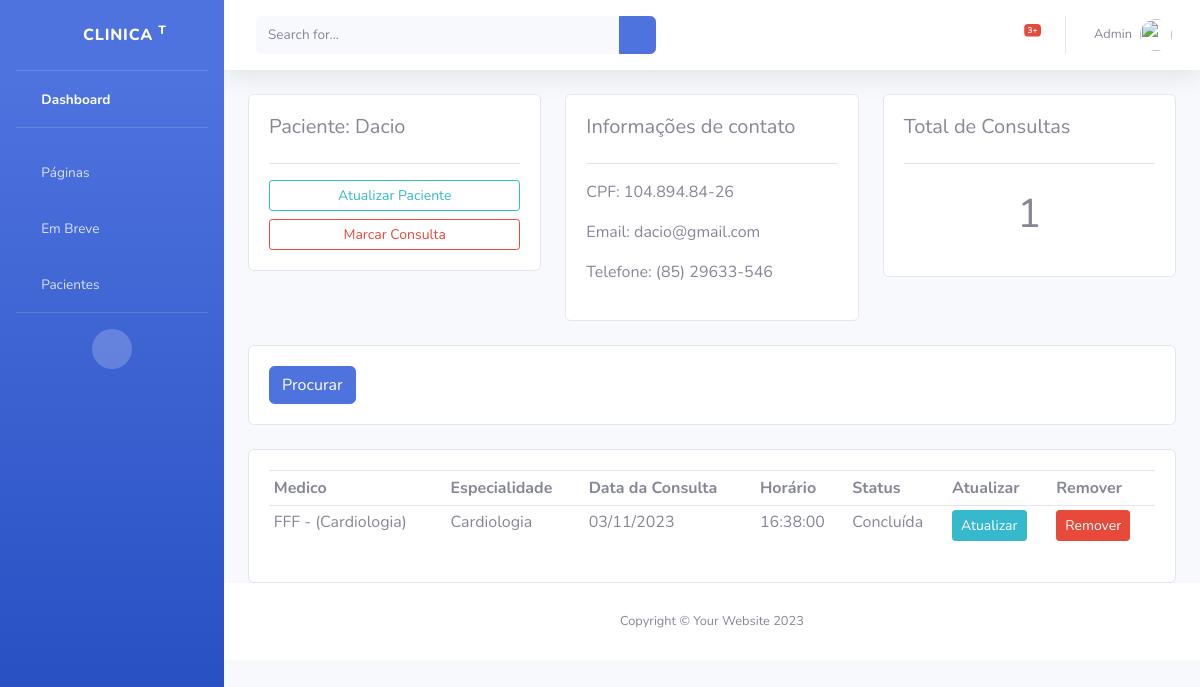
/pacientes/Dacio/ (signed in), run on the app's committed database.
### base/models.py (models this page shows, shortened)
class Paciente(models.Model):
    nome = models.CharField(max_length=200, null=True)
    cpf = CPFField(max_length=14, unique=True)
    telefone = models.CharField(max_length=11, null=True)
    email = models.EmailField(max_length=200, null=True)
    data_criacao = models.DateTimeField(auto_now_add=True, null=True)
    def cpf_formatado(self):
        return f"{self.cpf[:3]}.{self.cpf[3:6]}.{self.cpf[7:9]}-{self.cpf[9:]}"
    def telefone_formatado(self):
        return f"({self.telefone[:2]}) {self.telefone[2:7]}-{self.telefone[7:11]}"

class Consulta(models.Model):
    STATUS = (
                ('Concluída', 'Conluída'),
                ('Aguardando Confirmação', 'Aguardando Confirmação'),
                ('Aguardando Exames', 'Aguardando Exames'),
                ('Confirmada', 'Confirmada'),
                ('Cancelada', 'Cancelada'),
    )
    paciente = models.ForeignKey(Paciente, null=True, on_delete=models.SET_NULL)
    medico = models.ForeignKey(Medico, null=True, on_delete=models.SET_NULL)
    data_criacao = models.DateTimeField(auto_now_add=True, null=True)
    dia = models.DateField(null=True)
    hora = models.TimeField(null=True)
    status = models.CharField(max_length=200, null=True, choices=STATUS)

class Medico(models.Model):
    ESPECIALIDADES = (('Cardiologia', 'Cardiologia'),
                     ('Psiquiatria', 'Psiquiatria'),
                     ('Endocrinologia', 'Endocrinologia'),
                     ('Dermatologia', 'Dermatologia'),
                     )
    nome = models.CharField(max_length=200, null=True)
    telefone = models.CharField(max_length=200, null=True)
    email = models.CharField(max_length=200, null=True)
    crm = models.CharField(max_length=20, null=True)
    data_criacao = models.DateTimeField(auto_now_add=True, null=True)
    especialidade = models.CharField(max_length=200, null=True, choices=ESPECIALIDADES)
    def __str__(self):
        return f'{self.nome} - ({self.especialidade})'

### base/views.py (the view)
# urls.py: path('pacientes/<str:nome>/', views.pacientes, name='paciente'),
@login_required(login_url='login')
def pacientes(request, nome):
    pacientes = Paciente.objects.get(nome=nome)
    consultas = pacientes.consulta_set.all()
    total_consultas = consultas.count()
    context = {'pacientes': pacientes, 'consultas':consultas, 'total_consultas': total_consultas}
    return render(request, 'pacientes.html', context)

### base/templates/pacientes.html
{% extends 'main.html' %}
{% block content %}
<div class="container-fluid">
    <div class="row">
        <div class="col-md">
            <div class="card card-body">
                <h5>Paciente: {{pacientes.nome}}</h5>
                <hr>
                <a class="btn btn-outline-info btn-sm btn-block" href="{% url 'att-paciente' pacientes.nome %}">Atualizar Paciente</a>
                <a class="btn btn-outline-danger btn-sm btn-block" href="{% url 'marcar-consulta' pacientes.nome %}">Marcar Consulta</a>
            </div>
        </div>
        <div class="col-md">
            <div class="card card-body">
                <h5>Informações de contato</h5>
                <hr>
                <p>CPF: {{pacientes.cpf_formatado}} </p>
                <p>Email: {{pacientes.email}} </p>
                <p>Telefone: {{pacientes.telefone_formatado}}</p>
            </div>
        </div>
        <div class="col-md">
            <div class="card card-body">
                <h5>Total de Consultas</h5>
                <hr>
                <h1 style="text-align: center; padding: 10px;">{{total_consultas}}</h1>
            </div>
        </div>
    </div>
    <br>
    <div class="row">
        <div class="col">
            <div class="card card-body">
                <form method="GET">
                    <button class="btn btn-primary" type="submit">Procurar</button>
                </form>
            </div>
        </div>
    </div>
    <br>
    <div class="row">
        <div class="col-md">
            <div class="card card-body">
                <table class="table table-sm">
                    <tr>
                        <th>Medico</th>
                        <th>Especialidade</th>
                        <th>Data da Consulta</th>
                        <th>Horário</th>
                        <th>Status</th>
                        <th>Atualizar</th>
                        <th>Remover</th>
                    </tr>
                    {% for consulta in consultas %}
                    <tr>
                    <td>{{consulta.medico}}</td>
                    <td>{{consulta.medico.especialidade}}</td>
                    <td>{{consulta.dia|date:"d/m/Y"|default:'---'}}</td>
                    <td>{{consulta.hora|time:"H:i:s"|default:'---'}}</td>
                    <td>{{consulta.status}}</td>
                    <td><a class="btn btn-sm btn-info" href="{% url 'att-consulta' consulta.id %}">Atualizar</a></td>
                        <td><a class="btn btn-sm btn-danger" href="{% url 'remover-consulta' consulta.id %}">Remover</a></td>
                    </tr>
                    {% endfor %}
                </table>
            </div>
        </div>
    </div>
</div>
{% endblock %}

### base/templates/main.html (shortened to what this page needs)
<!DOCTYPE html>
{% load static %}
<html lang="pt-br">
<head>
    <link rel="stylesheet" href="https://cdn.jsdelivr.net/npm/bootstrap@4.0.0/dist/css/bootstrap.min.css">
    <link rel="stylesheet" type="text/css" href="{% static 'vendor/datatables/dataTables.bootstrap4.css' %}">
    <link rel="stylesheet" type="text/css" href="{% static 'vendor/datatables/dataTables.bootstrap4.min.css' %}">
    <link href="{% static 'vendor/fontawesome-free/css/all.min.css' %}" rel="stylesheet" type="text/css">
    <link href="{% static 'css/sb-admin-2.css' %}" rel="stylesheet">
</head>
<body>
    {% include 'navbar.html' %}
    {% block content %}
    {% endblock %}
    <footer class="sticky-footer bg-white" >
        <div class="container my-auto">
            <div class="copyright text-center my-auto">
                <span>Copyright &copy; Your Website 2023</span>
            </div>
        </div>
    </footer>
</body>
</html>

### base/templates/navbar.html (shortened to what this page needs)
{% load static %}
{% block content %}
<div id="wrapper">
    <ul class="navbar-nav bg-gradient-primary sidebar sidebar-dark accordion" id="accordionSidebar">
        <a class="sidebar-brand d-flex align-items-center justify-content-center" href="{% url 'home' %}">
            <div class="sidebar-brand-icon rotate-n-15">
                <i class="fas fa-laugh-wink"></i>
            </div>
            <div class="sidebar-brand-text mx-3">Clinica <sup>T</sup></div>
        </a>
        <hr class="sidebar-divider my-0">
        <li class="nav-item active">
            <a class="nav-link" href="{% url 'home' %}">
                <i class="fas fa-fw fa-tachometer-alt"></i>
                <span>Dashboard</span></a>
        </li>
        <hr class="sidebar-divider">
        <li class="nav-item">
            <a class="nav-link collapsed" href="#" data-toggle="collapse" data-target="#collapsePages"
                aria-expanded="true" aria-controls="collapsePages">
                <i class="fas fa-fw fa-folder"></i>
                <span>Páginas</span>
            </a>
        </li>
        <li class="nav-item">
            <a class="nav-link" href="#">
                <i class="fas fa-fw fa-chart-area"></i>
                <span>Em Breve</span></a>
        </li>
        <li class="nav-item">
            <a class="nav-link" href="{% url 'lista-paciente' %}">
                <i class="fas fa-fw fa-table"></i>
                <span>Pacientes</span></a>
        </li>
        <hr class="sidebar-divider d-none d-md-block">
        <div class="text-center d-none d-md-inline">
            <button class="rounded-circle border-0" id="sidebarToggle"></button>
        </div>
    </ul>
    <div id="content-wrapper" class="d-flex flex-column">
        <div id="content">
            <nav class="navbar navbar-expand navbar-white bg-white topbar mb-4 static-top shadow">
                <form
                    class="d-none d-sm-inline-block form-inline mr-auto ml-md-3 my-2 my-md-0 mw-100 navbar-search">
                    <div class="input-group">
                        <input type="text" class="form-control bg-light border-0 small" placeholder="Search for..."
                            aria-label="Search" aria-describedby="basic-addon2">
                        <div class="input-group-append">
                            <button class="btn btn-primary" type="button">
                                <i class="fas fa-search fa-sm"></i>
                            </button>
                        </div>
                    </div>
                </form>
                <ul class="navbar-nav ml-auto">
                    <li class="nav-item dropdown no-arrow mx-1">
                        <a class="nav-link dropdown-toggle" href="#" id="alertsDropdown" role="button"
                            data-toggle="dropdown" aria-haspopup="true" aria-expanded="false">
                            <i class="fas fa-bell fa-fw"></i>
                            <span class="badge badge-danger badge-counter">3+</span>
                        </a>
                    </li>
                    <li class="nav-item dropdown no-arrow">
                        <a class="nav-link dropdown-toggle" href="#" id="userDropdown" role="button"
                            data-toggle="dropdown" aria-haspopup="true" aria-expanded="false">
                            <span class="mr-2 d-none d-lg-inline text-gray-600 small">{{request.user|capfirst}}</span>
                            <img class="img-profile rounded-circle"
                                src="{% static 'img/undraw_profile.svg' %}">
                        </a>
                    </li>
                </ul>
            </nav>
{% endblock %}

### data on the page
Paciente: nome "Dacio", cpf_formatado "104.894.84-26", email "dacio@gmail.com", telefone_formatado "(85) 29633-546"
Consulta: medico "FFF - (Cardiologia)", medico.especialidade "Cardiologia", dia "03/11/2023", hora "16:38:00", status "Concluída"

### other printed values
{{ request.user|capfirst }} "Admin"
{{ total_consultas }} "1"
